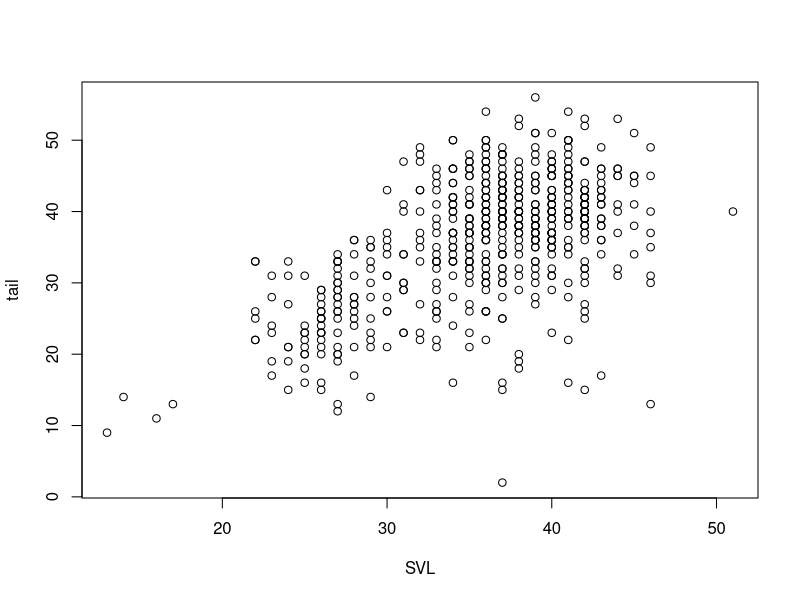
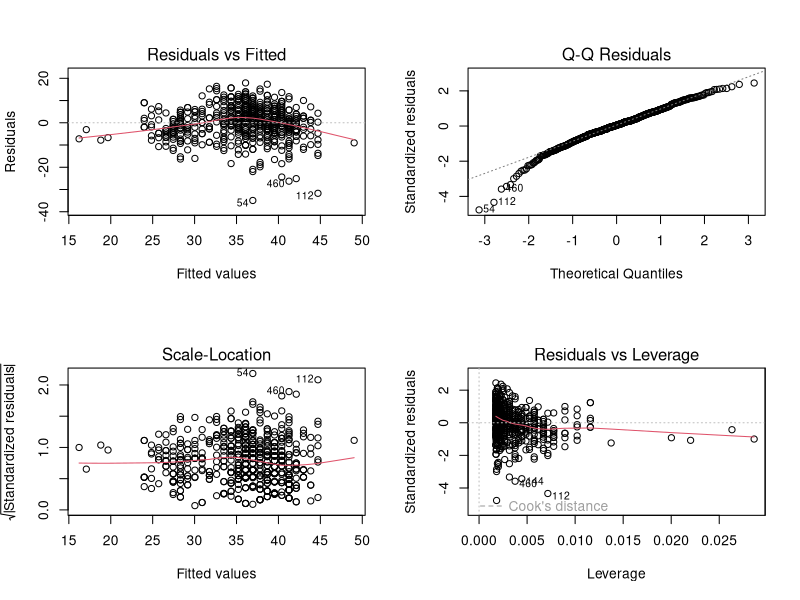
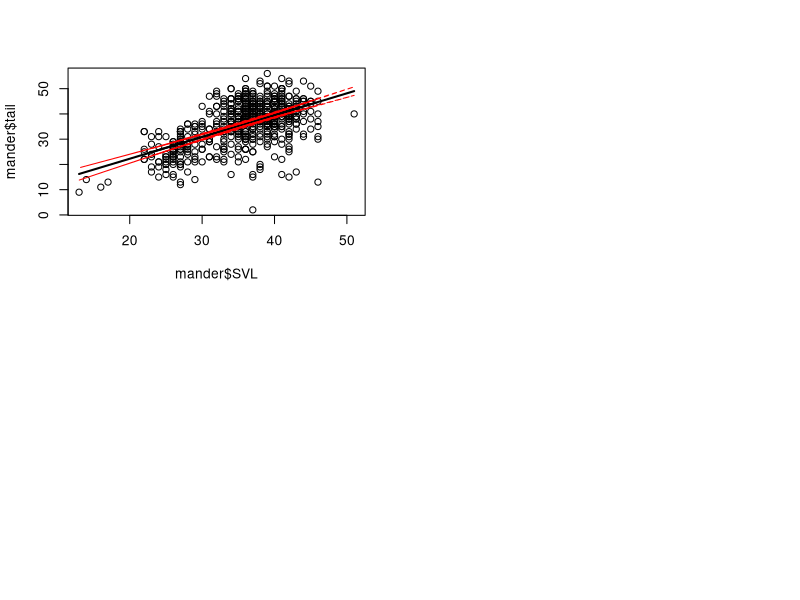

R code for these plots, in order:
## ---- chunk 1
getwd()
mander <- read.table(file = "salamander.txt", h=T)
mander$tail <- mander$TL-mander$SVL
## ---- chunk 2
plot(tail~SVL, data = mander)
## ---- chunk 3
mALLo <- lm(tail ~ SVL, data = mander)
summary(mALLo)
## ---- chunk 4
par(mfrow = c(2,2))
plot(mALLo)
## ---- chunk 5
new.df <- data.frame(SVL = mander$SVL)
pred <- predict(mALLo, newdata=new.df, interval = "confidence")

plot(mander$tail~mander$SVL)
lines(pred[,1] ~ new.df$SVL, lwd = 2)
lines(pred[,2] ~ new.df$SVL, lty = 2, col = "red")
lines(pred[,3] ~ new.df$SVL, lty = 2, col = "red")
